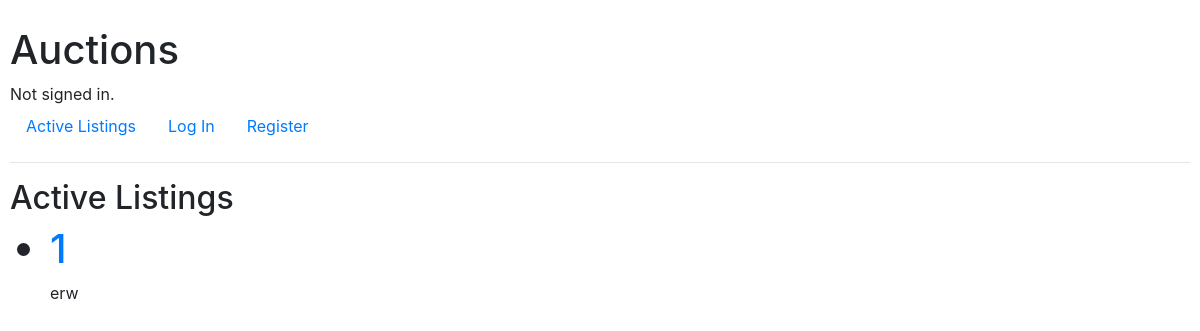
Before: / with the older database file.
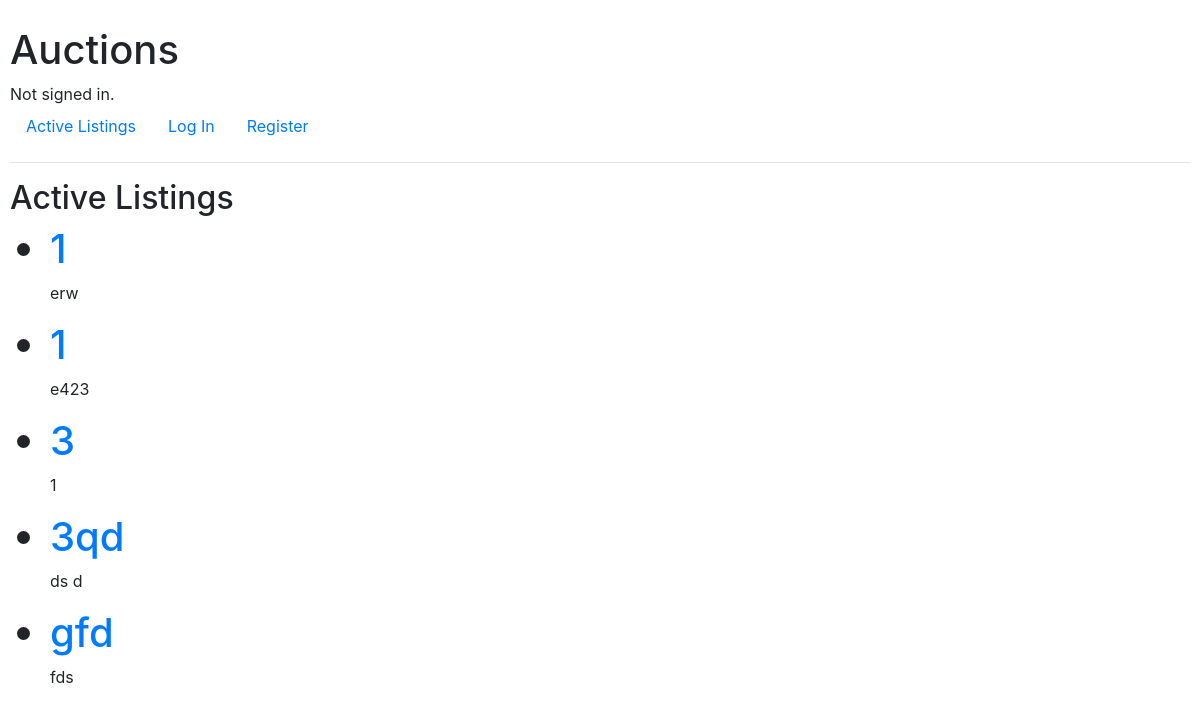
After: the same page with the newer database file.
### auctions/models.py (models this page shows, shortened)
class Auction_Listings(models.Model):
    title = models.CharField(max_length=200)
    description = models.CharField(max_length=20000)
    starting_bid = models.PositiveIntegerField()
    image_file = models.ImageField(upload_to='images', blank=True)
    image_url = models.URLField(max_length=200, blank=True)
    quantity = models.PositiveIntegerField(null=True, blank=True)
    CATEGORIES = (
        ('LAP', 'Laptop'),
        ('CON', 'Console'),
        ('GAD', 'Gadget'),
        ('GAM', 'Game'),
        ('TEL', 'TV'),
        ('FAS', 'Fashion'),
        ('TOY', 'Toys'),
        ('ELE', 'Electronics'),
        ('HOM', 'Home')
       )
    category = models.CharField(
        max_length=45,
        choices=CATEGORIES
    )
    date_posted = models.DateTimeField(auto_now_add=True, blank=True)
    host = models.ForeignKey('User', on_delete=models.CASCADE, null=True)
    active = models.BooleanField(default=True)
    class Meta:
        ordering = ['title']

### auctions/views.py (the view)
# urls.py: path("", views.index, name="index"),
def index(request):
    listings = Auction_Listings.objects.filter(active=True)
    return render(request, "auctions/index.html", {
                                                   "listings":listings,
                                                   })

### auctions/templates/auctions/index.html (shortened to what this page needs)
{% extends "auctions/layout.html" %}
{% block body %}
    <h2>Active Listings</h2>
    <ul>
    {% for listing in listings %}
        {% if listing.active %}
            <h1> <li> <a href="{% url 'detail' listing.id %}"> {{ listing.title }} </a></li></h1>
            <p> {{ listing.description }} </p>
            <h2> {{ listing.startin_bid }} </h3>
        {% endif %}
    {% endfor %}
{% endblock %}

### auctions/templates/auctions/layout.html (shortened to what this page needs)
{% load static %}
<!DOCTYPE html>
<html lang="en">
    <head>
        <link rel="stylesheet" href="https://stackpath.bootstrapcdn.com/bootstrap/4.4.1/css/bootstrap.min.css">
        <link href="{% static 'auctions/styles.css' %}" rel="stylesheet">
    </head>
    <body>
        <h1>Auctions</h1>
        <div>
            {% if user.is_authenticated %}
                Signed in as <strong>{{ user.username }}</strong>.
            {% else %}
                Not signed in.
            {% endif %}
        </div>
        <ul class="nav">
            <li class="nav-item">
                <a class="nav-link" href="{% url 'index' %}">Active Listings</a>
            </li>
            {% if user.is_authenticated %}
                <li class="nav-item">
                    <a class="nav-link" href="{% url 'watchmany' %}">Overview</a>
                </li>
                <li class="nav-item">
                    <a class="nav-link" href="{% url 'categories' %}">Categories</a>
                </li>
                <li class="nav-item">
                    <a class="nav-link" href="{% url 'create' %}">Create New Listing</a>
                </li>
                <li class="nav-item">
                    <a class="nav-link" href="{% url 'watchlist' %}">Watchlist</a>
                </li>
                <li class="nav-item">
                    <a class="nav-link" href="{% url 'logout' %}">Log Out</a>
                </li>
            {% else %}
                <li class="nav-item">
                    <a class="nav-link" href="{% url 'login' %}">Log In</a>
                </li>
                <li class="nav-item">
                    <a class="nav-link" href="{% url 'register' %}">Register</a>
                </li>
            {% endif %}
        </ul>
        <hr>
        {% block body %}
        {% endblock %}
    </body>
</html>

### auctions/static/auctions/styles.css (style rules this page uses)
body { padding: 10px; }

Changed rows visible on the page:
added Auction_Listings: title "1", description "e423"
added Auction_Listings: title "3", description "1"
added Auction_Listings: title "3qd", description "ds d"
added Auction_Listings: title "gfd", description "fds"
